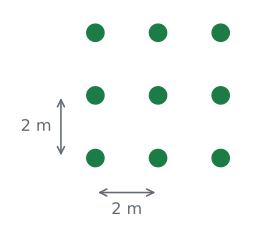

Write Python code to recreate this figure.
import sys; sys.path.insert(0, "tools")
from cizim import *

# 3 sıra × 3 sütun, eşit aralıklı 9 fidan (kare ızgara).
fig, ax = sekil(3.2, 3.2)
ax.set_aspect("equal"); ax.axis("off")
for i in range(3):
    for j in range(3):
        ax.plot(i, j, "o", color=YESIL, markersize=13, zorder=5)
ax.annotate("", xy=(1, -0.55), xytext=(0, -0.55), arrowprops=dict(arrowstyle="<->", color=SOLUK, lw=1.2))
ax.text(0.5, -0.7, "2 m", ha="center", va="top", color=SOLUK, fontsize=12)
ax.annotate("", xy=(-0.55, 1), xytext=(-0.55, 0), arrowprops=dict(arrowstyle="<->", color=SOLUK, lw=1.2))
ax.text(-0.7, 0.5, "2 m", ha="right", va="center", color=SOLUK, fontsize=12)
ax.set_xlim(-1.4, 2.4); ax.set_ylim(-1.1, 2.4)
kaydet(fig, __file__)
